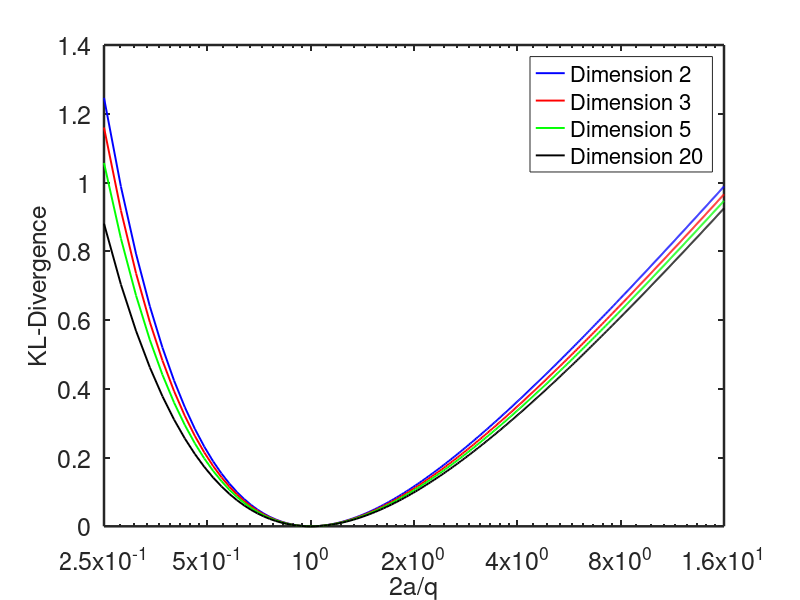
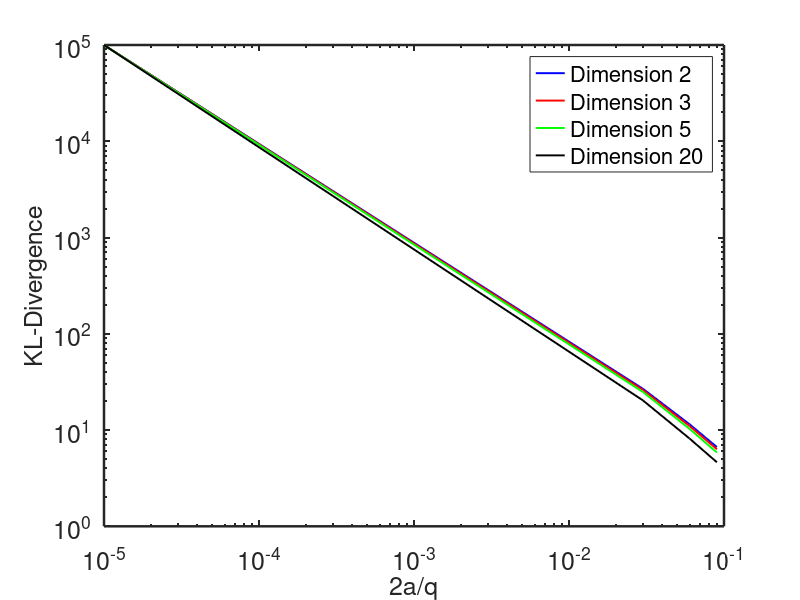

These figures' MATLAB source, in order:
function jmva_fig2a
qq = [2 3 5 20]; % Dimension
colors = {'b', 'r', 'g', 'k'};
for k2 = 1:2
    if k2 == 1
        eidx = 16;
        bidx = 0.25;
        xticks = [0.25 0.5 1 2 4 8 16];
        figure(11);
    else
        bidx = 9.99999e-6;
        eidx = 0.1;
        xticks = [10^-5 10^-4 10^-3 10^-2 10^-1];
        figure(12);
    end
    for k = 1:4
        q = qq(k);
        a = (bidx:0.03:eidx)*q/2;
        d = q/2;
        y = gammaln(d)+d.*log(2)-gammaln(a)-a*log(q)+ ...
            a.*log(a)+(a-d).*(psi(a)+log(q./a))-a+d;
        if k==1
            if k2==1
                semilogx(a/q*2,y,colors{k},'LineWidth',1.4),hold
            else
                loglog(a/q*2,y,colors{k},'LineWidth',1.4),hold
            end
        else
            plot(a/q*2,y,colors{k},'LineWidth',1.4)
        end
    end
    if k2==1
        set(gca, 'Xlim', [bidx,eidx], 'Xtick', xticks  );
    else
        set(gca,'Xlim',[bidx,eidx],'Xtick', xticks, ...
            'Ytick', [1 10 10^2 10^3 10^4 10^5] );
    end
    set(gca, 'Fontsize', 18, 'LineWidth', 1.8)
    set(gcf, 'Color', [1 1 1])
    ylabel('KL-Divergence', 'Fontsize', 18);
    xlabel('2a/q', 'Fontsize', 18)
    h = legend('Dimension 2', 'Dimension 3', 'Dimension 5', 'Dimension 20');
    set(h,'fontsize',16)
end